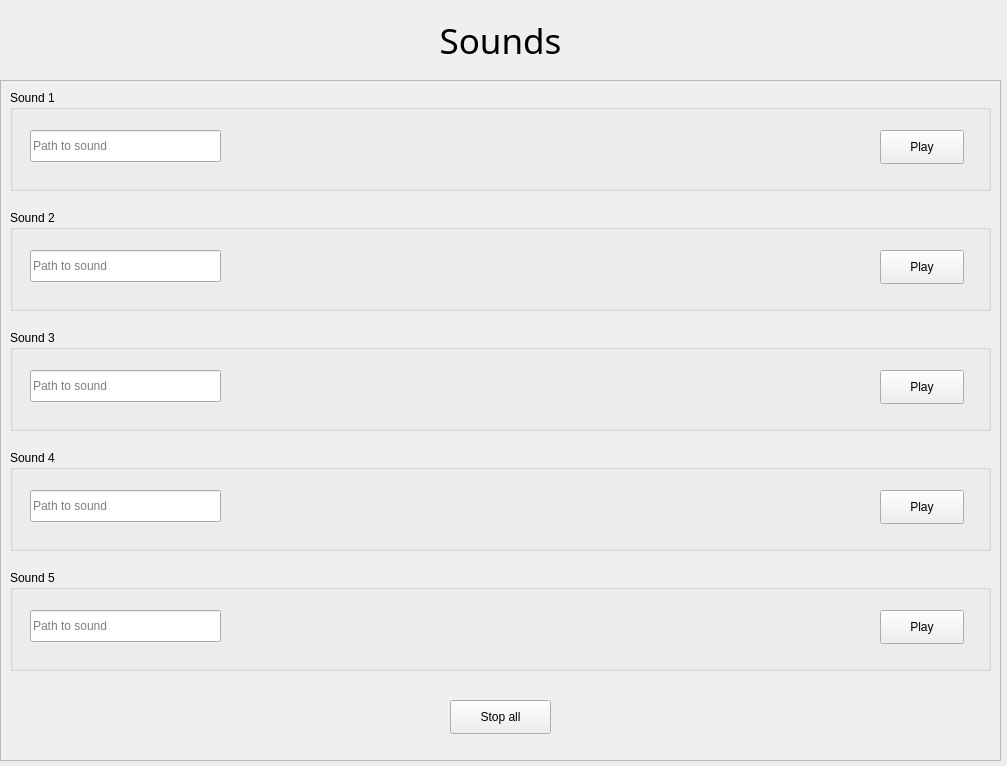
<?xml version="1.0" encoding="UTF-8"?>
<ui version="4.0">
 <class>MainWindow</class>
 <widget class="QMainWindow" name="MainWindow">
  <property name="geometry">
   <rect>
    <x>0</x>
    <y>0</y>
    <width>1007</width>
    <height>766</height>
   </rect>
  </property>
  <property name="windowTitle">
   <string>SoundBox by NameUndefined</string>
  </property>
  <widget class="QWidget" name="main">
   <widget class="QWidget" name="verticalLayoutWidget">
    <property name="geometry">
     <rect>
      <x>0</x>
      <y>0</y>
      <width>1001</width>
      <height>80</height>
     </rect>
    </property>
    <layout class="QVBoxLayout" name="verticalLayout">
     <item>
      <widget class="QLabel" name="label">
       <property name="font">
        <font>
         <family>Source Code Pro</family>
         <pointsize>26</pointsize>
        </font>
       </property>
       <property name="text">
        <string>Sounds</string>
       </property>
       <property name="alignment">
        <set>Qt::AlignCenter</set>
       </property>
      </widget>
     </item>
    </layout>
   </widget>
   <widget class="QFrame" name="frame">
    <property name="geometry">
     <rect>
      <x>0</x>
      <y>80</y>
      <width>1001</width>
      <height>681</height>
     </rect>
    </property>
    <property name="sizePolicy">
     <sizepolicy hsizetype="Fixed" vsizetype="Fixed">
      <horstretch>0</horstretch>
      <verstretch>0</verstretch>
     </sizepolicy>
    </property>
    <property name="minimumSize">
     <size>
      <width>1001</width>
      <height>681</height>
     </size>
    </property>
    <property name="maximumSize">
     <size>
      <width>1001</width>
      <height>681</height>
     </size>
    </property>
    <property name="frameShape">
     <enum>QFrame::StyledPanel</enum>
    </property>
    <property name="frameShadow">
     <enum>QFrame::Raised</enum>
    </property>
    <widget class="QGroupBox" name="groupBox">
     <property name="geometry">
      <rect>
       <x>10</x>
       <y>10</y>
       <width>981</width>
       <height>101</height>
      </rect>
     </property>
     <property name="title">
      <string>Sound 1</string>
     </property>
     <widget class="QPushButton" name="play1">
      <property name="geometry">
       <rect>
        <x>870</x>
        <y>40</y>
        <width>84</width>
        <height>34</height>
       </rect>
      </property>
      <property name="text">
       <string>Play</string>
      </property>
     </widget>
     <widget class="QLineEdit" name="path1">
      <property name="geometry">
       <rect>
        <x>20</x>
        <y>40</y>
        <width>191</width>
        <height>32</height>
       </rect>
      </property>
      <property name="placeholderText">
       <string>Path to sound</string>
      </property>
     </widget>
    </widget>
    <widget class="QGroupBox" name="groupBox_2">
     <property name="geometry">
      <rect>
       <x>10</x>
       <y>130</y>
       <width>981</width>
       <height>101</height>
      </rect>
     </property>
     <property name="title">
      <string>Sound 2</string>
     </property>
     <widget class="QPushButton" name="play2">
      <property name="geometry">
       <rect>
        <x>870</x>
        <y>40</y>
        <width>84</width>
        <height>34</height>
       </rect>
      </property>
      <property name="text">
       <string>Play</string>
      </property>
     </widget>
     <widget class="QLineEdit" name="path2">
      <property name="geometry">
       <rect>
        <x>20</x>
        <y>40</y>
        <width>191</width>
        <height>32</height>
       </rect>
      </property>
      <property name="placeholderText">
       <string>Path to sound</string>
      </property>
     </widget>
    </widget>
    <widget class="QGroupBox" name="groupBox_3">
     <property name="geometry">
      <rect>
       <x>10</x>
       <y>250</y>
       <width>981</width>
       <height>101</height>
      </rect>
     </property>
     <property name="title">
      <string>Sound 3</string>
     </property>
     <widget class="QPushButton" name="play3">
      <property name="geometry">
       <rect>
        <x>870</x>
        <y>40</y>
        <width>84</width>
        <height>34</height>
       </rect>
      </property>
      <property name="text">
       <string>Play</string>
      </property>
     </widget>
     <widget class="QLineEdit" name="path3">
      <property name="geometry">
       <rect>
        <x>20</x>
        <y>40</y>
        <width>191</width>
        <height>32</height>
       </rect>
      </property>
      <property name="placeholderText">
       <string>Path to sound</string>
      </property>
     </widget>
    </widget>
    <widget class="QGroupBox" name="groupBox_4">
     <property name="geometry">
      <rect>
       <x>10</x>
       <y>370</y>
       <width>981</width>
       <height>101</height>
      </rect>
     </property>
     <property name="title">
      <string>Sound 4</string>
     </property>
     <widget class="QPushButton" name="play4">
      <property name="geometry">
       <rect>
        <x>870</x>
        <y>40</y>
        <width>84</width>
        <height>34</height>
       </rect>
      </property>
      <property name="text">
       <string>Play</string>
      </property>
     </widget>
     <widget class="QLineEdit" name="path4">
      <property name="geometry">
       <rect>
        <x>20</x>
        <y>40</y>
        <width>191</width>
        <height>32</height>
       </rect>
      </property>
      <property name="placeholderText">
       <string>Path to sound</string>
      </property>
     </widget>
    </widget>
    <widget class="QGroupBox" name="groupBox_5">
     <property name="geometry">
      <rect>
       <x>10</x>
       <y>490</y>
       <width>981</width>
       <height>101</height>
      </rect>
     </property>
     <property name="title">
      <string>Sound 5</string>
     </property>
     <widget class="QPushButton" name="play5">
      <property name="geometry">
       <rect>
        <x>870</x>
        <y>40</y>
        <width>84</width>
        <height>34</height>
       </rect>
      </property>
      <property name="text">
       <string>Play</string>
      </property>
     </widget>
     <widget class="QLineEdit" name="path5">
      <property name="geometry">
       <rect>
        <x>20</x>
        <y>40</y>
        <width>191</width>
        <height>32</height>
       </rect>
      </property>
      <property name="placeholderText">
       <string>Path to sound</string>
      </property>
     </widget>
    </widget>
    <widget class="QWidget" name="verticalLayoutWidget_2">
     <property name="geometry">
      <rect>
       <x>9</x>
       <y>609</y>
       <width>981</width>
       <height>61</height>
      </rect>
     </property>
     <layout class="QVBoxLayout" name="verticalLayout_2"/>
    </widget>
    <widget class="QPushButton" name="stopall">
     <property name="geometry">
      <rect>
       <x>450</x>
       <y>620</y>
       <width>101</width>
       <height>34</height>
      </rect>
     </property>
     <property name="text">
      <string>Stop all</string>
     </property>
    </widget>
   </widget>
  </widget>
 </widget>
 <resources/>
 <connections/>
</ui>
